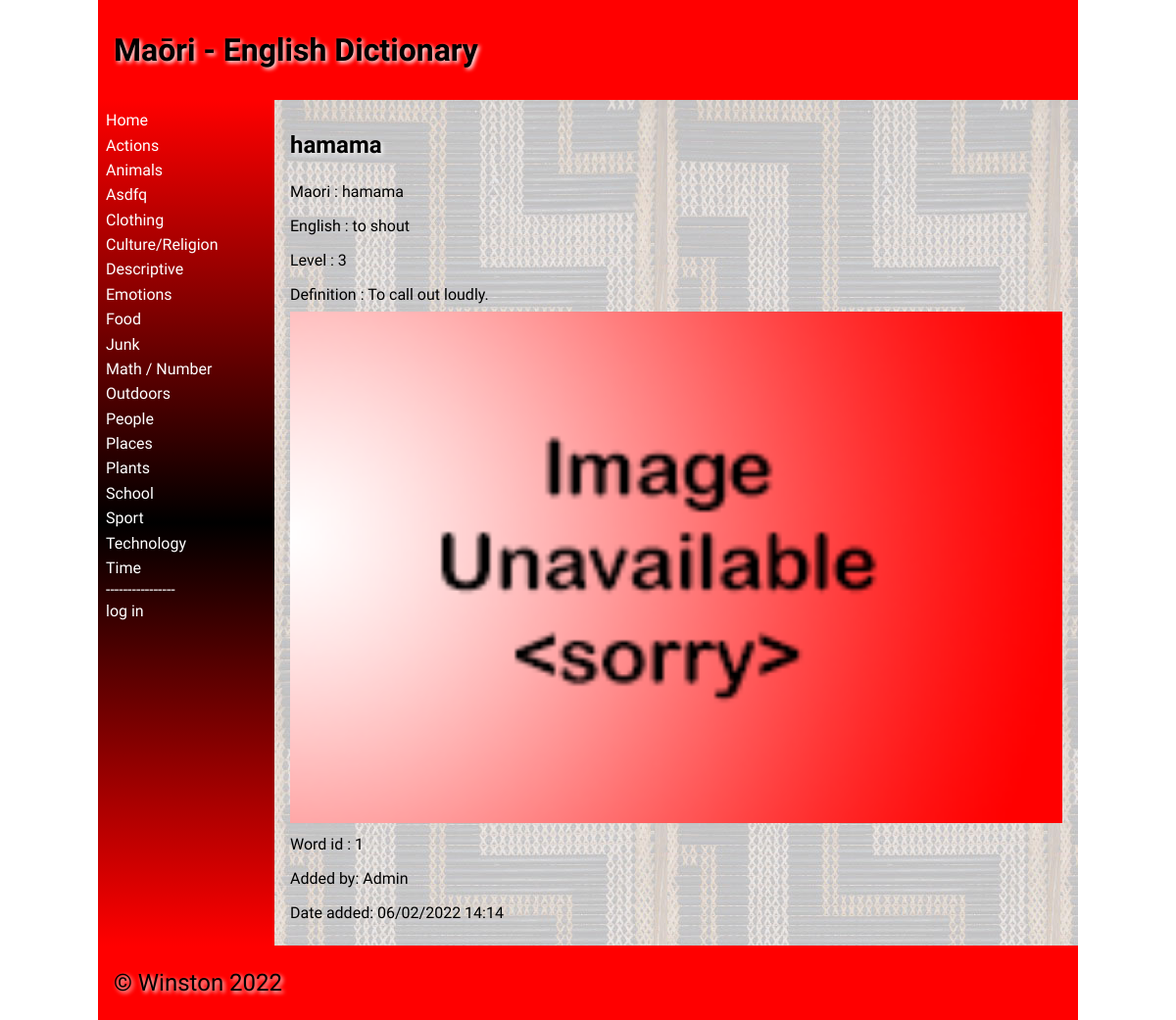
The app's page /word/1, older data.
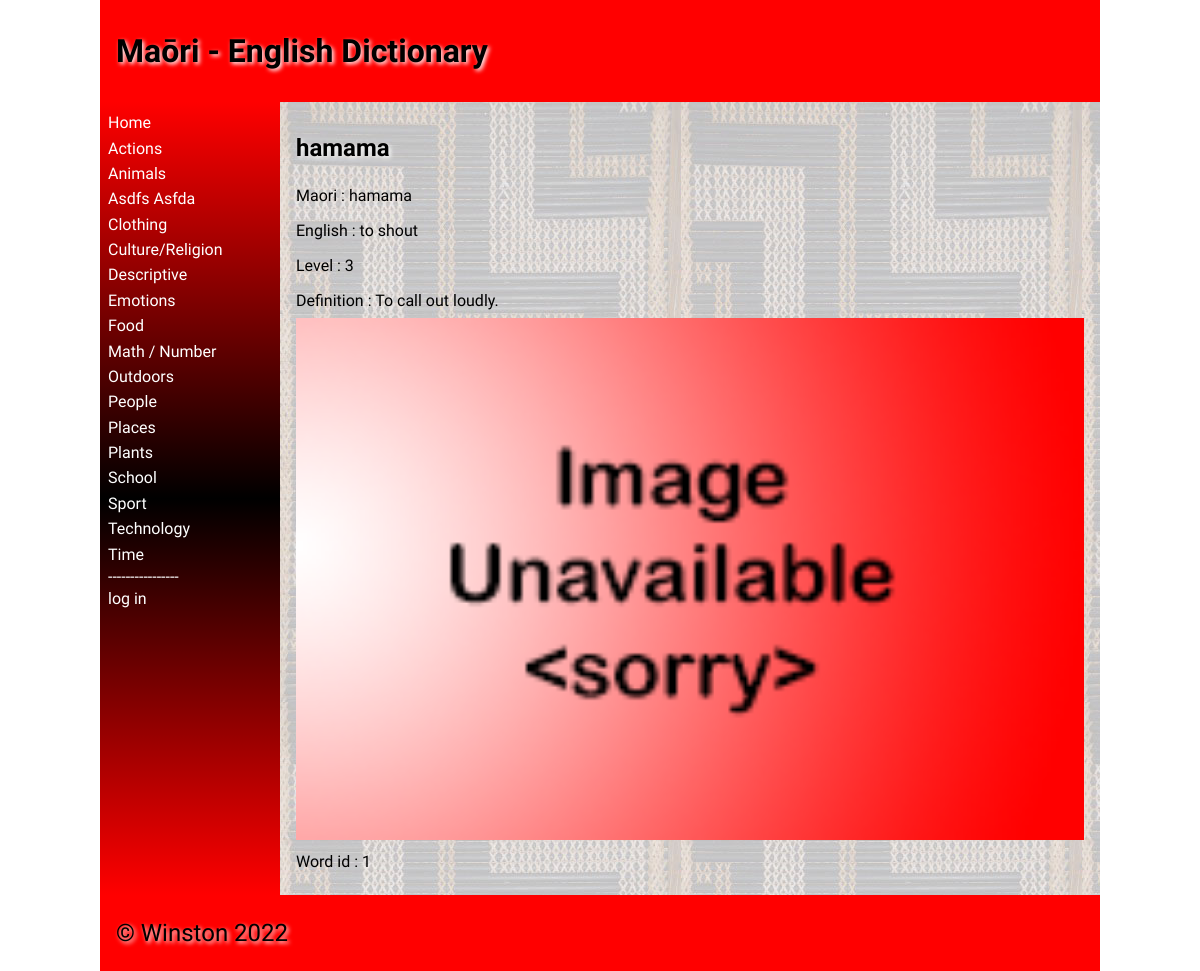
The same page, newer data.
### tables this page shows
CREATE TABLE category
(
	id integer
		constraint category_pk
			primary key autoincrement,
	category varchar(30)
);

CREATE TABLE "wordbank"
(
    id             integer
        constraint wordbank_pk
            primary key autoincrement,
    maori          varchar(30),
    english        varchar(30),
    categories     integer
        references category
            on delete cascade,
    definition     varchar(200),
    level          integer,
    image          varchar(30),
    date           datetime,
    user           integer
        references login,
    last_modify_by int
        references login,
    editted_date   datetime
);

CREATE TABLE "login"
(
    id        integer
        constraint login_pk
            primary key autoincrement,
    firstname varchar(30),
    lastname  varchar(30),
    email     varchar(200),
    password  char(100),
    admin     int
);

### app.py (the view, shortened to what this page needs)
@app.route('/word/<word_id>', methods=['POST', 'GET'])
def word_page(word_id):  # rendering the word pages
    error = request.args.get('error')  # gets error data from url
    confirmation = str(request.args.get('confirmation'))  # gets confirmation data from url
    wordbank = wordbank_list()
    try:   # checks if there is a word page
        word_id = int(word_id)
    except ValueError:  # returns them to home if there isn't
        print("{} is not an integer".format(word_id))
        return redirect("/")
    if real_page(wordbank_list(), word_id, 0):  # checks if it is a real page
        return redirect('/')
    for word in wordbank:  # finds the word's category id
        if word[0] == word_id:
            category_id = word[3]
    if error is None:
        error = ""
    return render_template("word.html", wordlist=wordbank_list(), categories=categories(), word_id=word_id,
                           logged_in=is_logged_in(), username=username(), confirmation=confirmation,
                           is_admin=is_admin(), error=error, category_id=category_id)

### app.py (called while the page is built)
def create_connection(db_file):  # creates the general function to connect to the database
    try:
        connection = sqlite3.connect(db_file)
        connection.execute('pragma foreign_keys=ON')
        return connection
    except Error as error:
        print(error)
    return None

def is_logged_in():  # creates the function to show if someone is logged in
    if session.get('email') is None:
        print("not logged in ")
        return False
    else:
        print("logged in")
        return True

def is_admin():  # creates the function to show if someone has admin rights
    if session.get('admin') != 1:
        print("denied")
        return False
    else:
        return True

def categories():  # queries category and id columns into a list
    con = create_connection(DATABASE)
    query = "SELECT category,id FROM category ORDER BY category ASC"
    cur = con.cursor()
    cur.execute(query)
    category_list = cur.fetchall()
    con.close()
    return category_list

def username():  # queries id,firstname and lastname columns into a list
    con = create_connection(DATABASE)
    query = "SELECT id,firstname,lastname FROM login"
    cur = con.cursor()
    cur.execute(query)
    username = cur.fetchall()
    print(username)
    con.close()
    return username

def wordbank_list():  # queries all the columns into a list
    con = create_connection(DATABASE)
    query = "SELECT * FROM wordbank ORDER BY maori ASC"
    cur = con.cursor()
    cur.execute(query, )
    wordbank_list = cur.fetchall()
    con.close()
    return wordbank_list

def real_page(list, id, id_postsition):  # checks if the page is a real page
    for i in list:
        if i[id_postsition] == id:
            break
    else:
        return True

### templates/word.html (shortened to what this page needs)
{% extends 'base.html' %}
{% block heading %}Maōri - English Dictionary{% endblock %}
{% block main %}
    {% for wordbank in wordlist %}
            {%  if wordbank[0] == word_id %}
                <h2>{{ wordbank[1] }}</h2>
            {% endif %}
    {% endfor %}
    <div>
        {% for wordbank in wordlist %}
            {%  if wordbank[0] == word_id %}
                <p> Maori : {{ wordbank[1] }}</p>
                <p> English : {{ wordbank[2] }}</p>
                <p> Level : {{ wordbank[5] }}</p>
                <p> Definition : {{ wordbank[4] }}</p>
                <img src = "/static/images/{{ wordbank[6] }}">
                <p> Word id : {{ wordbank[0] }}</p>
                {% for user_index in username %}
                    {%  if user_index[0] == wordbank[8] %}
                        <p> Added by: {{ user_index[1]}} {{ user_index[2] }} </p>
                        <p> Date added: {{ wordbank[7] }}</p>
                    {% endif %}
                {% endfor %}
    </div>
            {% endif %}
        {% endfor %}
{% endblock %}

### templates/base.html (shortened to what this page needs)
<!doctype html>
<html lang="en">
<head>
	<link href="{{ url_for('static', filename='css/style.css') }}" rel="stylesheet">
</head>
<body>
	<div id="container">
		<header>
			<h1>{% block heading %}{% endblock %}</h1>
		</header>
		<nav>
			<ul>
                <li><a href="\">Home</a></li>
                {% for category in categories %}
                    <li><a href="/category/{{ category[1] }}">{{ category[0] }}</a></li>
                {% endfor %}
                <div class = 'seperator'> ---------------- </div>
                {% if logged_in %}
                     <li><a href = "/logout">log out</a></li>
                {% else %}
                    <li><a href = "/login">log in</a></li>
                {% endif %}
			</ul>
		</nav>
		<main>
            {% block main%}{% endblock %}
        </main>
		<footer>
			<p>
				&copy; Winston 2022
			</p>
		</footer>
	</div>
</body>
</html>

### static/css/style.css (style rules this page uses)
* { font-family: Comfortaa, sans-serif; margin: 0; padding: 0; box-sizing: border-box; }
#container { display: grid; grid-template-columns: 75px auto; grid-template-areas: 'nav header' 'main main' 'footer footer'; }
.seperator { color: white; }
header { grid-area: header; background-color: #f00; padding: 1rem; }
nav { grid-area: nav; }
main { grid-area: main; padding: 1rem; background-color: #edd; }
h1, h2, h3, h4 { padding: 1rem 0; font-family: 'Suez One', serif; color: #000; text-shadow: 2px 2px 4px #fff; }
p { padding: 0.5rem 0; }
a { color: #222; }
img { width: 100%; }
footer { grid-area: footer; padding: 1rem; background-color: #f00; }
footer p { color: #000; text-shadow: 2px 2px 4px #fff; font-size: 1.5rem; }
@media only screen and (min-width: 768px) { #container { grid-template-columns: 180px auto; grid-template-areas: 'header header' 'nav main' 'footer footer'; } }
@media only screen and (min-width: 768px) { nav { background: linear-gradient(180deg, rgba(255,0,0,1) 0%, rgba(0, 0, 0, 1) 50%, rgba(255,0,0,1) 100%); padding: 0.5rem; } }
@media only screen and (min-width: 768px) { nav ul { list-style: none; } }
@media only screen and (min-width: 768px) { nav li { padding: 0.2rem 0; } }
@media only screen and (min-width: 768px) { nav a { color: #fff; text-decoration: none; } }
@media only screen and (min-width: 768px) { main { background-image: url("../images/poutama.jpg"); } }
@media only screen and (min-width: 1000px) { #container { width: 1000px; margin: auto; } }

Row changes from the older to the newer data that the page shows:
removed category: category "Asdfq"
removed category: category "Junk"
removed login: firstname "Admin", {{ wordbank[7] }} "06/02/2022 14:14"
added category: category "Asdfs Asfda"
